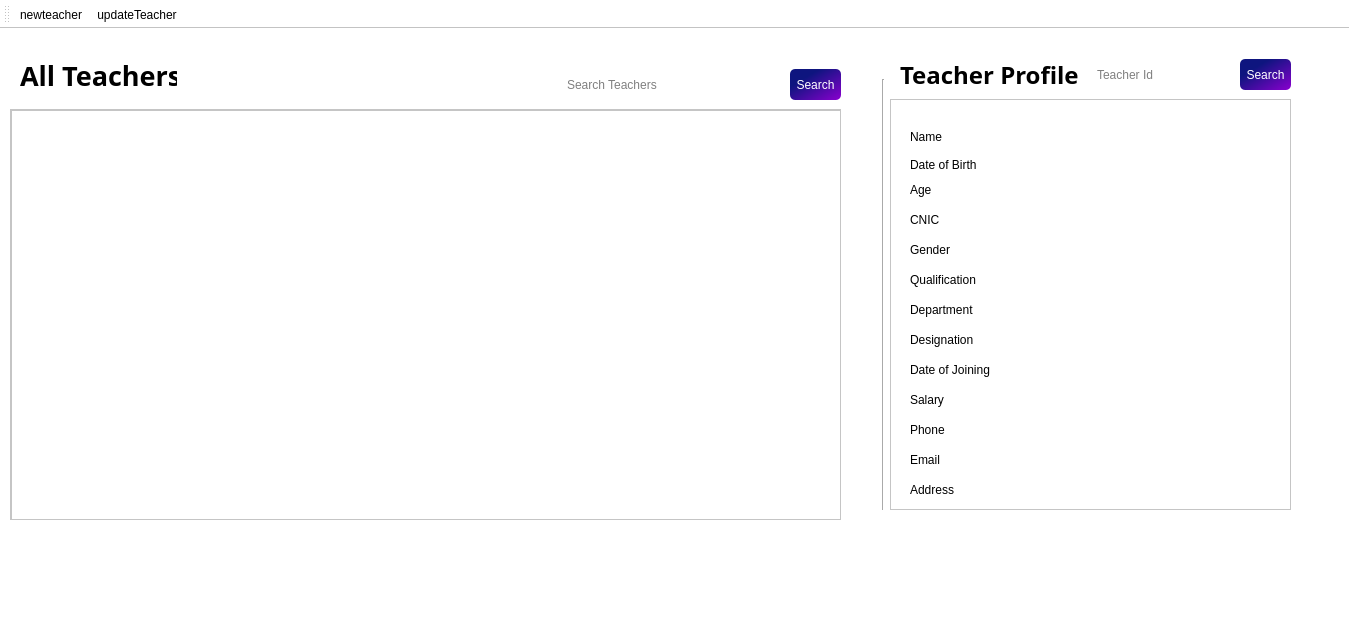
<?xml version="1.0" encoding="UTF-8"?>
<ui version="4.0">
 <class>Teacher</class>
 <widget class="QMainWindow" name="Teacher">
  <property name="geometry">
   <rect>
    <x>0</x>
    <y>0</y>
    <width>1349</width>
    <height>641</height>
   </rect>
  </property>
  <property name="windowTitle">
   <string>MainWindow</string>
  </property>
  <property name="styleSheet">
   <string notr="true">background-color: white;
font: 10pt &quot;Bahnschrift&quot;;
color: rgb(0, 0, 0);</string>
  </property>
  <widget class="QWidget" name="centralwidget">
   <widget class="QScrollArea" name="scrollArea">
    <property name="geometry">
     <rect>
      <x>10</x>
      <y>80</y>
      <width>831</width>
      <height>411</height>
     </rect>
    </property>
    <property name="widgetResizable">
     <bool>true</bool>
    </property>
    <widget class="QWidget" name="scrollAreaWidgetContents">
     <property name="geometry">
      <rect>
       <x>0</x>
       <y>0</y>
       <width>829</width>
       <height>409</height>
      </rect>
     </property>
     <widget class="QTableView" name="TeacherDataTable">
      <property name="geometry">
       <rect>
        <x>0</x>
        <y>0</y>
        <width>831</width>
        <height>421</height>
       </rect>
      </property>
     </widget>
    </widget>
   </widget>
   <widget class="QLineEdit" name="teacherId">
    <property name="geometry">
     <rect>
      <x>1090</x>
      <y>30</y>
      <width>141</width>
      <height>31</height>
     </rect>
    </property>
    <property name="styleSheet">
     <string notr="true">border-radius: 5px;
border: 1px solid &quot;black&quot;;
background: &quot;white&quot;;
padding: 5px;</string>
    </property>
    <property name="placeholderText">
     <string>Teacher Id</string>
    </property>
   </widget>
   <widget class="QPushButton" name="idsearchbtn">
    <property name="geometry">
     <rect>
      <x>1240</x>
      <y>30</y>
      <width>51</width>
      <height>31</height>
     </rect>
    </property>
    <property name="styleSheet">
     <string notr="true">background-color: qlineargradient(spread:pad, x1:0.291, y1:0.289773, x2:1, y2:1, stop:0 rgba(14, 21, 127, 255), stop:1 rgba(138, 0, 207, 255));
color: rgb(255, 255, 255);
border-radius: 5px;</string>
    </property>
    <property name="text">
     <string>Search</string>
    </property>
   </widget>
   <widget class="QPushButton" name="studentSearchbtn">
    <property name="geometry">
     <rect>
      <x>790</x>
      <y>40</y>
      <width>51</width>
      <height>31</height>
     </rect>
    </property>
    <property name="styleSheet">
     <string notr="true">background-color: qlineargradient(spread:pad, x1:0.291, y1:0.289773, x2:1, y2:1, stop:0 rgba(14, 21, 127, 255), stop:1 rgba(138, 0, 207, 255));
color: rgb(255, 255, 255);
border-radius: 5px;</string>
    </property>
    <property name="text">
     <string>Search</string>
    </property>
   </widget>
   <widget class="Line" name="line">
    <property name="geometry">
     <rect>
      <x>873</x>
      <y>50</y>
      <width>20</width>
      <height>431</height>
     </rect>
    </property>
    <property name="orientation">
     <enum>Qt::Vertical</enum>
    </property>
   </widget>
   <widget class="QFrame" name="frame">
    <property name="geometry">
     <rect>
      <x>890</x>
      <y>70</y>
      <width>401</width>
      <height>411</height>
     </rect>
    </property>
    <property name="frameShape">
     <enum>QFrame::StyledPanel</enum>
    </property>
    <property name="frameShadow">
     <enum>QFrame::Raised</enum>
    </property>
    <widget class="QLabel" name="label_3">
     <property name="geometry">
      <rect>
       <x>20</x>
       <y>30</y>
       <width>49</width>
       <height>16</height>
      </rect>
     </property>
     <property name="text">
      <string>Name</string>
     </property>
    </widget>
    <widget class="QLabel" name="label_5">
     <property name="geometry">
      <rect>
       <x>20</x>
       <y>70</y>
       <width>91</width>
       <height>41</height>
      </rect>
     </property>
     <property name="text">
      <string>Age</string>
     </property>
    </widget>
    <widget class="QLabel" name="label_9">
     <property name="geometry">
      <rect>
       <x>20</x>
       <y>50</y>
       <width>91</width>
       <height>31</height>
      </rect>
     </property>
     <property name="text">
      <string>Date of Birth</string>
     </property>
    </widget>
    <widget class="QLabel" name="label_10">
     <property name="geometry">
      <rect>
       <x>20</x>
       <y>110</y>
       <width>91</width>
       <height>21</height>
      </rect>
     </property>
     <property name="text">
      <string>CNIC</string>
     </property>
    </widget>
    <widget class="QLabel" name="label_16">
     <property name="geometry">
      <rect>
       <x>20</x>
       <y>140</y>
       <width>91</width>
       <height>21</height>
      </rect>
     </property>
     <property name="text">
      <string>Gender</string>
     </property>
    </widget>
    <widget class="QLabel" name="pt_name">
     <property name="geometry">
      <rect>
       <x>150</x>
       <y>30</y>
       <width>151</width>
       <height>16</height>
      </rect>
     </property>
     <property name="text">
      <string/>
     </property>
    </widget>
    <widget class="QLabel" name="pt_age">
     <property name="geometry">
      <rect>
       <x>150</x>
       <y>70</y>
       <width>151</width>
       <height>41</height>
      </rect>
     </property>
     <property name="text">
      <string/>
     </property>
    </widget>
    <widget class="QLabel" name="pt_dob">
     <property name="geometry">
      <rect>
       <x>150</x>
       <y>50</y>
       <width>141</width>
       <height>31</height>
      </rect>
     </property>
     <property name="text">
      <string/>
     </property>
    </widget>
    <widget class="QLabel" name="pt_cnic">
     <property name="geometry">
      <rect>
       <x>150</x>
       <y>110</y>
       <width>141</width>
       <height>21</height>
      </rect>
     </property>
     <property name="text">
      <string/>
     </property>
    </widget>
    <widget class="QLabel" name="pt_gender">
     <property name="geometry">
      <rect>
       <x>150</x>
       <y>140</y>
       <width>141</width>
       <height>21</height>
      </rect>
     </property>
     <property name="text">
      <string/>
     </property>
    </widget>
    <widget class="QLabel" name="label_17">
     <property name="geometry">
      <rect>
       <x>20</x>
       <y>170</y>
       <width>91</width>
       <height>21</height>
      </rect>
     </property>
     <property name="text">
      <string>Qualification</string>
     </property>
    </widget>
    <widget class="QLabel" name="pt_qualification">
     <property name="geometry">
      <rect>
       <x>150</x>
       <y>170</y>
       <width>141</width>
       <height>21</height>
      </rect>
     </property>
     <property name="text">
      <string/>
     </property>
    </widget>
    <widget class="QLabel" name="pt_department">
     <property name="geometry">
      <rect>
       <x>150</x>
       <y>200</y>
       <width>141</width>
       <height>21</height>
      </rect>
     </property>
     <property name="text">
      <string/>
     </property>
    </widget>
    <widget class="QLabel" name="label_18">
     <property name="geometry">
      <rect>
       <x>20</x>
       <y>200</y>
       <width>91</width>
       <height>21</height>
      </rect>
     </property>
     <property name="text">
      <string>Department</string>
     </property>
    </widget>
    <widget class="QLabel" name="label_19">
     <property name="geometry">
      <rect>
       <x>20</x>
       <y>230</y>
       <width>91</width>
       <height>21</height>
      </rect>
     </property>
     <property name="text">
      <string>Designation</string>
     </property>
    </widget>
    <widget class="QLabel" name="pt_designation">
     <property name="geometry">
      <rect>
       <x>150</x>
       <y>230</y>
       <width>141</width>
       <height>21</height>
      </rect>
     </property>
     <property name="text">
      <string/>
     </property>
    </widget>
    <widget class="QLabel" name="pt_joinindate">
     <property name="geometry">
      <rect>
       <x>150</x>
       <y>260</y>
       <width>141</width>
       <height>21</height>
      </rect>
     </property>
     <property name="text">
      <string/>
     </property>
    </widget>
    <widget class="QLabel" name="label_20">
     <property name="geometry">
      <rect>
       <x>20</x>
       <y>260</y>
       <width>91</width>
       <height>21</height>
      </rect>
     </property>
     <property name="text">
      <string>Date of Joining</string>
     </property>
    </widget>
    <widget class="QLabel" name="pt_salary">
     <property name="geometry">
      <rect>
       <x>150</x>
       <y>290</y>
       <width>141</width>
       <height>21</height>
      </rect>
     </property>
     <property name="text">
      <string/>
     </property>
    </widget>
    <widget class="QLabel" name="label_21">
     <property name="geometry">
      <rect>
       <x>20</x>
       <y>290</y>
       <width>91</width>
       <height>21</height>
      </rect>
     </property>
     <property name="text">
      <string>Salary</string>
     </property>
    </widget>
    <widget class="QLabel" name="pt_phone">
     <property name="geometry">
      <rect>
       <x>150</x>
       <y>320</y>
       <width>141</width>
       <height>21</height>
      </rect>
     </property>
     <property name="text">
      <string/>
     </property>
    </widget>
    <widget class="QLabel" name="label_22">
     <property name="geometry">
      <rect>
       <x>20</x>
       <y>320</y>
       <width>91</width>
       <height>21</height>
      </rect>
     </property>
     <property name="text">
      <string>Phone</string>
     </property>
    </widget>
    <widget class="QLabel" name="pt_email">
     <property name="geometry">
      <rect>
       <x>150</x>
       <y>350</y>
       <width>141</width>
       <height>21</height>
      </rect>
     </property>
     <property name="text">
      <string/>
     </property>
    </widget>
    <widget class="QLabel" name="label_23">
     <property name="geometry">
      <rect>
       <x>20</x>
       <y>350</y>
       <width>91</width>
       <height>21</height>
      </rect>
     </property>
     <property name="text">
      <string>Email</string>
     </property>
    </widget>
    <widget class="QLabel" name="pt_address">
     <property name="geometry">
      <rect>
       <x>150</x>
       <y>380</y>
       <width>241</width>
       <height>21</height>
      </rect>
     </property>
     <property name="text">
      <string/>
     </property>
    </widget>
    <widget class="QLabel" name="label_24">
     <property name="geometry">
      <rect>
       <x>20</x>
       <y>380</y>
       <width>91</width>
       <height>21</height>
      </rect>
     </property>
     <property name="text">
      <string>Address</string>
     </property>
    </widget>
   </widget>
   <widget class="QLineEdit" name="searchTeachers">
    <property name="geometry">
     <rect>
      <x>560</x>
      <y>40</y>
      <width>221</width>
      <height>31</height>
     </rect>
    </property>
    <property name="styleSheet">
     <string notr="true">border-radius: 5px;
border: 1px solid &quot;black&quot;;
background: &quot;white&quot;;
padding: 5px;</string>
    </property>
    <property name="placeholderText">
     <string>Search Teachers</string>
    </property>
   </widget>
   <widget class="QLabel" name="label_2">
    <property name="geometry">
     <rect>
      <x>900</x>
      <y>30</y>
      <width>181</width>
      <height>32</height>
     </rect>
    </property>
    <property name="font">
     <font>
      <family>Tw Cen MT</family>
      <pointsize>18</pointsize>
      <italic>false</italic>
      <bold>true</bold>
     </font>
    </property>
    <property name="styleSheet">
     <string notr="true">font: 700 18pt &quot;Tw Cen MT&quot;;</string>
    </property>
    <property name="text">
     <string>Teacher Profile</string>
    </property>
   </widget>
   <widget class="QLabel" name="label">
    <property name="geometry">
     <rect>
      <x>20</x>
      <y>30</y>
      <width>157</width>
      <height>32</height>
     </rect>
    </property>
    <property name="font">
     <font>
      <family>Tw Cen MT</family>
      <pointsize>20</pointsize>
      <italic>false</italic>
      <bold>true</bold>
     </font>
    </property>
    <property name="styleSheet">
     <string notr="true">font: 700 20pt &quot;Tw Cen MT&quot;;</string>
    </property>
    <property name="text">
     <string>All Teachers</string>
    </property>
   </widget>
  </widget>
  <widget class="QStatusBar" name="statusbar"/>
  <widget class="QToolBar" name="toolBar">
   <property name="windowTitle">
    <string>toolBar</string>
   </property>
   <attribute name="toolBarArea">
    <enum>TopToolBarArea</enum>
   </attribute>
   <attribute name="toolBarBreak">
    <bool>false</bool>
   </attribute>
   <addaction name="actionnewteacher"/>
   <addaction name="actionupdateteacher"/>
  </widget>
  <action name="actionnewteacher">
   <property name="checkable">
    <bool>true</bool>
   </property>
   <property name="icon">
    <iconset resource="assets.qrc">
     <normaloff>:/new/images/C:/Users/Administrator/Downloads/square-plus.png</normaloff>:/new/images/C:/Users/Administrator/Downloads/square-plus.png</iconset>
   </property>
   <property name="text">
    <string>newteacher</string>
   </property>
   <property name="toolTip">
    <string>New Teacher</string>
   </property>
   <property name="shortcut">
    <string>Ctrl+Shift+N</string>
   </property>
   <property name="menuRole">
    <enum>QAction::NoRole</enum>
   </property>
  </action>
  <action name="actionupdateteacher">
   <property name="icon">
    <iconset resource="assets.qrc">
     <normaloff>:/new/images/C:/Users/Administrator/Downloads/pen-square.png</normaloff>:/new/images/C:/Users/Administrator/Downloads/pen-square.png</iconset>
   </property>
   <property name="text">
    <string>updateTeacher</string>
   </property>
   <property name="toolTip">
    <string>Update Teacher</string>
   </property>
   <property name="shortcut">
    <string>Ctrl+Shift+U</string>
   </property>
   <property name="menuRole">
    <enum>QAction::NoRole</enum>
   </property>
  </action>
 </widget>
 <resources>
  <include location="assets.qrc"/>
 </resources>
 <connections/>
</ui>
